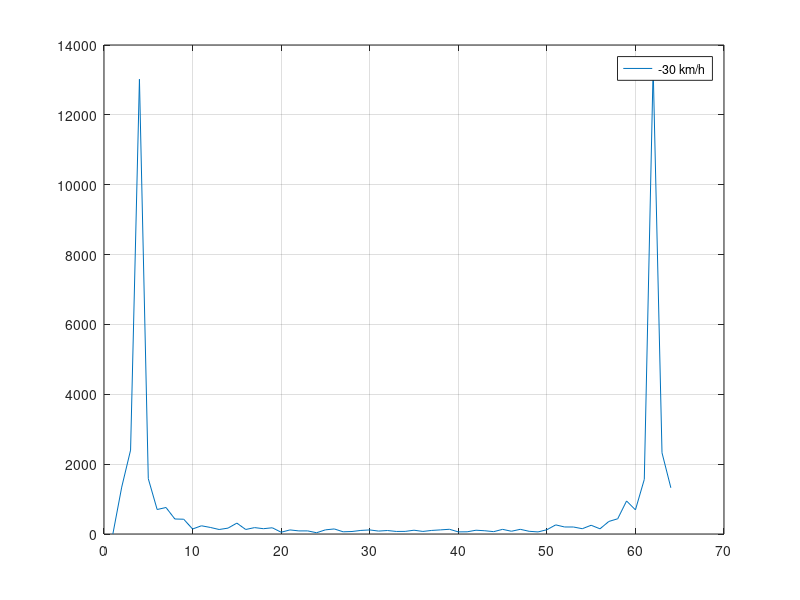
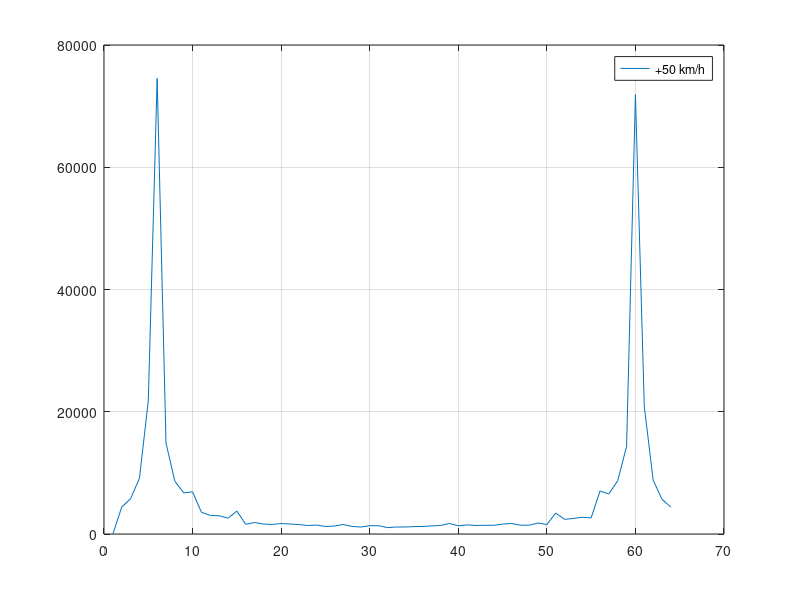
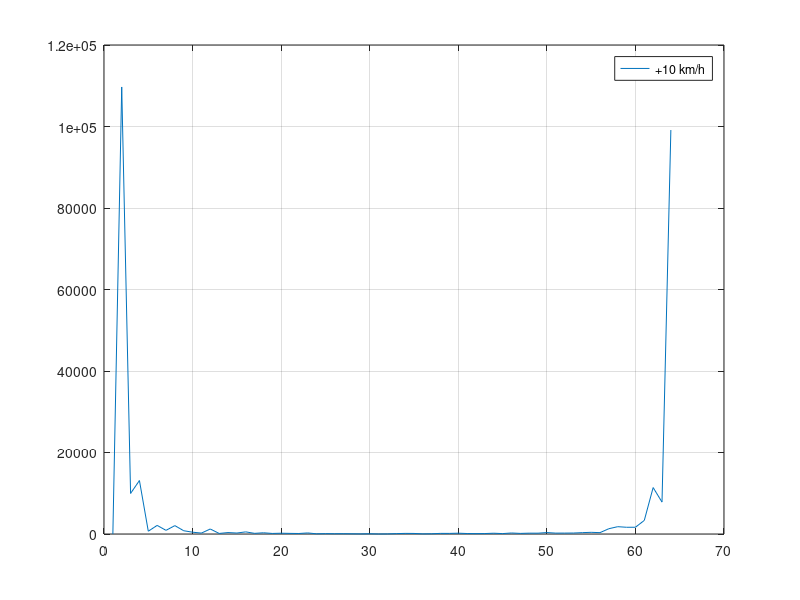
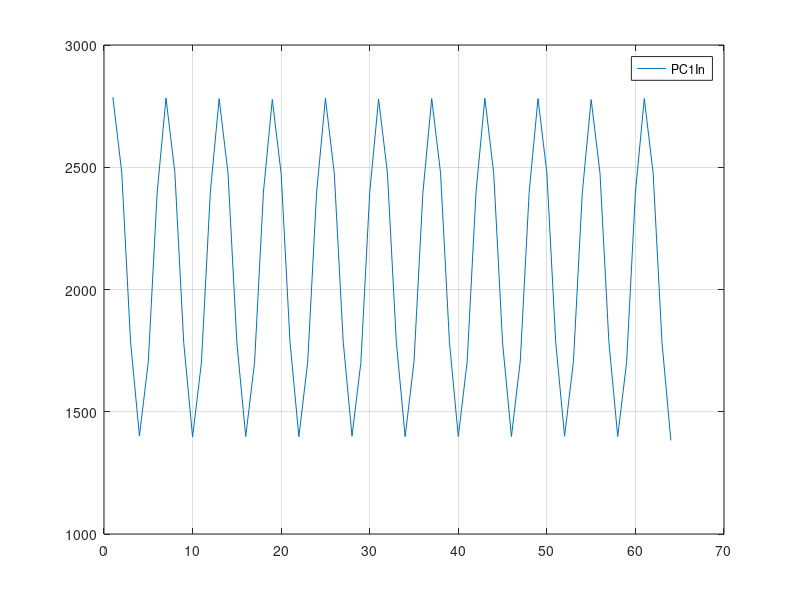

Reproduce these figures in MATLAB, in order.


testOutputMinus30 = [0.0, 1342.5365, 2401.85229, 13019.6094, 1584.20337, 700.963684, 758.857483, 429.749054, 423.235718, 143.179199, 235.382874, 188.131287, 128.942795, 168.220795, 311.921509, 129.467651, 182.980881, 152.061035, 178.503189, 50.9697914, 117.033897, 88.6389542, 88.8511581, 36.5122528, 118.886894, 144.962234, 63.0871849, 71.7097931, 102.60907, 116.600784, 83.737709, 99.8292999, 73.4302368, 74.9775314, 108.413338, 73.5535431, 102.455597, 118.065933, 135.361298, 61.1687393, 62.892849, 108.357895, 92.9885025, 67.5392685, 133.18454, 78.7953873, 134.235519, 77.4909363, 59.6824951, 121.93924, 261.164032, 201.240982, 200.364197, 151.655228, 250.098495, 148.567963, 359.518982, 436.121429, 946.260803, 691.490601, 1562.72412, 13353.0771, 2325.12939, 1323.396];
figure(1)
plot(testOutputMinus30)
legend('-30 km/h');
grid on

figure(2)
testOutput50 = [0.0, 4401.69678, 5771.52686, 9104.67285, 21758.4355, 74520.3672, 14873.0361, 8628.1748, 6730.23486, 6895.90381, 3559.09644, 3033.16577, 2991.4917, 2581.64819, 3748.22632, 1580.96375, 1884.0459, 1630.04602, 1566.48889, 1714.14771, 1633.54822, 1546.15991, 1387.53137, 1459.11572, 1224.5957, 1297.53479, 1552.2356, 1239.45996, 1142.5741, 1362.92896, 1358.80774, 1047.45544, 1144.84277, 1144.42139, 1212.60828, 1232.9884, 1329.4917, 1394.34851, 1720.66003, 1335.51648, 1496.12927, 1397.44373, 1428.13293, 1419.37183, 1621.06653, 1730.80493, 1444.23584, 1448.03284, 1791.14185, 1550.1355, 3418.41113, 2400.11523, 2542.729, 2737.12402, 2638.98291, 7023.85645, 6550.62061, 8719.81836, 14335.5371, 71884.2344, 20880.6445, 8818.66504, 5675.40918, 4407.51807];
plot(testOutput50)
legend('+50 km/h');
grid on

figure(3)
testOutput10 = [0.0, 109701.109, 9951.11133, 13124.8203, 683.006409, 2111.63916, 896.629456, 2055.08887, 802.307556, 444.275635, 225.480469, 1229.56238, 137.214264, 354.354614, 240.116379, 521.003052, 161.276154, 301.768127, 138.052139, 192.980606, 152.139801, 124.982201, 261.653412, 50.5504303, 92.7520981, 67.019577, 76.4617767, 50.2395401, 27.0380249, 63.3146133, 7.32535362, 25.9305286, 96.0832977, 149.875824, 137.681183, 35.5312805, 63.2923088, 152.044312, 148.076736, 201.031219, 117.994148, 94.5722809, 112.364647, 192.449951, 101.452278, 249.092789, 148.794464, 206.601761, 204.044113, 352.366852, 219.944763, 225.551544, 240.893738, 334.07251, 410.959503, 335.797394, 1299.37256, 1796.46997, 1652.22778, 1658.41187, 3332.51416, 11397.0273, 7830.12402, 99133.7344];
plot(testOutput10)
legend('+10 km/h');
grid on	
	
figure(4)
PC1In = [818, 2787, 821, 2480, 818, 1785, 818, 1401, 814, 1704, 815, 2396, 812, 2783, 814, 2478, 808, 1783, 809, 1397, 804, 1701, 808, 2396, 807, 2780, 807, 2476, 803, 1783, 803, 1399, 800, 1702, 807, 2398, 798, 2777, 800, 2474, 797, 1786, 795, 1398, 795, 1704, 795, 2395, 796, 2782, 791, 2475, 784, 1790, 796, 1400, 787, 1701, 790, 2396, 791, 2779, 695, 2477, 789, 1787, 786, 1398, 797, 1705, 787, 2393, 785, 2781, 786, 2475, 783, 1786, 784, 1399, 782, 1704, 781, 2397, 782, 2782, 777, 2476, 781, 1782, 780, 1399, 778, 1708, 774, 2397, 775, 2781, 773, 2477, 768, 1784, 772, 1400, 768, 1705, 768, 2395, 764, 2777, 765, 2476, 765, 1787, 765, 1399, 764, 1701, 769, 2398, 760, 2781, 761, 2476, 758, 1783, 816, 1383];
plot(PC1In(2:2:end))

mean(PC1In(2:2:end))
legend('PC1In');
grid on

figure(5)
PC3In = [480, 0, 385, 0, 266, 0, 238, 0, 326, 0, 449, 0, 480, 0, 383, 0, 266, 0, 239, 0, 329, 0, 450, 0, 479, 0, 384, 0, 268, 0, 239, 0, 326, 0, 448, 0, 479, 0, 383, 0, 266, 0, 238, 0, 326, 0, 448, 0, 478, 0, 384, 0, 265, 0, 238, 0, 326, 0, 448, 0, 479, 0, 384, 0, 266, 0, 239, 26, 325, 0, 452, 0, 479, 0, 385, 0, 266, 0, 240, 0, 327, 1, 448, 0, 479, 0, 384, 0, 266, 0, 238, 7, 326, 3, 447, 4, 479, 1, 384, 8, 266, 6, 236, 0, 327, 8, 448, 25, 478, 10, 384, 12, 266, 9, 238, 11, 326, 14, 449, 16, 478, 16, 384, 17, 266, 18, 236, 14];
%plot(PC3In)
plot(PC3In(1:2:end))
mean(PC1In(1:2:end))
legend('PC3In');
grid on



figure(6)
PC3PC1 = [2073, 2073, 2071, 2071, 2071, 2072, 2070, 2071, 2065, 2065, 2069, 2070, 2064, 2064, 2069, 2070, 2071, 2070, 2066, 2066, 2070, 2070, 2069, 2068, 2062, 2062, 2068, 2068, 2070, 2071, 2064, 2064, 2072, 2071, 2069, 2069, 2069, 2069, 2067, 2067, 2068, 2068, 2069, 2069, 2060, 2060, 2070, 2071, 2070, 2070, 2066, 2067, 2069, 2069, 2069, 2069, 2067, 2067, 2071, 2071, 2070, 2071, 2061, 2061, 2069, 2069, 2071, 2070, 2069, 2069, 2075, 2075, 2072, 2072, 2071, 2071, 2070, 2070, 2078, 2077, 2070, 2070, 2070, 2069, 2070, 2070, 2068, 2068, 2067, 2067, 2070, 2069, 2070, 2070, 2069, 2069, 2070, 2070, 2069, 2069, 2064, 2064, 2069, 2069, 2070, 2069, 2069, 2068, 2068, 2068, 2073, 2073, 2072, 2072, 2070, 2070, 2069, 2070, 2071, 2071, 2068, 2068, 2068, 2068, 2067, 2067, 2066, 2066];
plot(PC3PC1)
grid on

PC13V = [1362, 1362, 1362, 1362, 1365, 1366, 1373, 1373, 1370, 1371, 1365, 1366, 1364, 1365, 1363, 1364, 1366, 1367, 1360, 1360, 1368, 1368, 1373, 1373, 1364, 1365, 1363, 1363, 1365, 1365, 1371, 1371, 1364, 1365, 1362, 1362, 1366, 1366, 1370, 1370, 1364, 1365, 1360, 1360, 1365, 1364, 1365, 1365, 1362, 1363, 1389, 1388, 1379, 1381, 1364, 1364, 1365, 1365, 1371, 1372, 1365, 1366, 1364, 1364, 1363, 1364, 1364, 1365, 1362, 1363, 1365, 1365, 1365, 1365, 1363, 1364, 1365, 1365, 1365, 1366, 1364, 1365, 1364, 1364, 1364, 1364, 1363, 1363, 1364, 1364, 1365, 1365, 1365, 1365, 1366, 1367, 1366, 1365, 1364, 1364, 1363, 1364, 1358, 1359, 1367, 1366, 1365, 1366, 1363, 1363, 1363, 1363, 1369, 1368, 1362, 1363, 1364, 1365, 1366, 1367, 1365, 1366, 1405, 1405, 1362, 1362, 1354, 1354];

figure(7)
fft_OutputMag10kmh = [0, 5706.20654, 1696.93994, 1750.12512, 686.983154, 338.181396, 339.58255, 152.285507, 155.647614, 328.258575, 262.984619, 87.9869843, 144.632568, 116.334671, 187.234558, 102.891708, 134.182709, 113.916985, 86.5079422, 60.0230484, 99.7152634, 108.263252, 102.718414, 109.054825, 122.605827, 99.00457, 92.2779236, 122.265579, 84.5765152, 119.239441, 93.1857758, 75.3853607, 87.8009109, 129.284454, 60.1799164, 85.9139709, 69.6984711, 151.071548, 125.357185, 111.773041, 146.163651, 100.856453, 49.8075409, 111.339081, 165.645111, 108.890923, 91.6525345, 168.564682, 114.96521, 151.394852, 191.113861, 142.132751, 191.10495, 152.644287, 291.258636, 333.9133, 232.115936, 385.676941, 482.982452, 580.69165, 899.216248, 635.942261, 1597.91797, 0];
plot(fft_OutputMag10kmh)
grid on

figure(8)
fft_OutputMin30kmh = [0, 5262.06934, 11779.415, 77964.2188, 9658.04297, 5838.85205, 3310.98804, 2767.67627, 2408.39429, 1361.18201, 1295.25378, 1430.08594, 1173.95776, 1126.58228, 1080.97961, 886.869263, 952.758118, 877.865906, 779.648743, 668.511414, 618.584229, 698.590698, 670.274658, 776.97644, 706.372803, 669.284302, 624.771484, 603.227722, 524.573059, 539.370605, 556.289795, 558.605042, 663.091248, 628.135742, 581.8479, 655.03125, 642.248169, 569.623352, 547.708923, 561.490784, 597.964172, 606.388489, 585.524048, 659.802185, 738.798035, 610.785278, 807.841064, 838.929688, 864.490601, 767.152405, 721.343201, 785.074341, 909.633057, 1440.33765, 1434.2959, 2250.021, 1379.97717, 1335.10962, 3160.70288, 2251.10132, 2846.05396, 15039.5205, 1922.63086, 0];
plot(fft_OutputMin30kmh)
grid on

